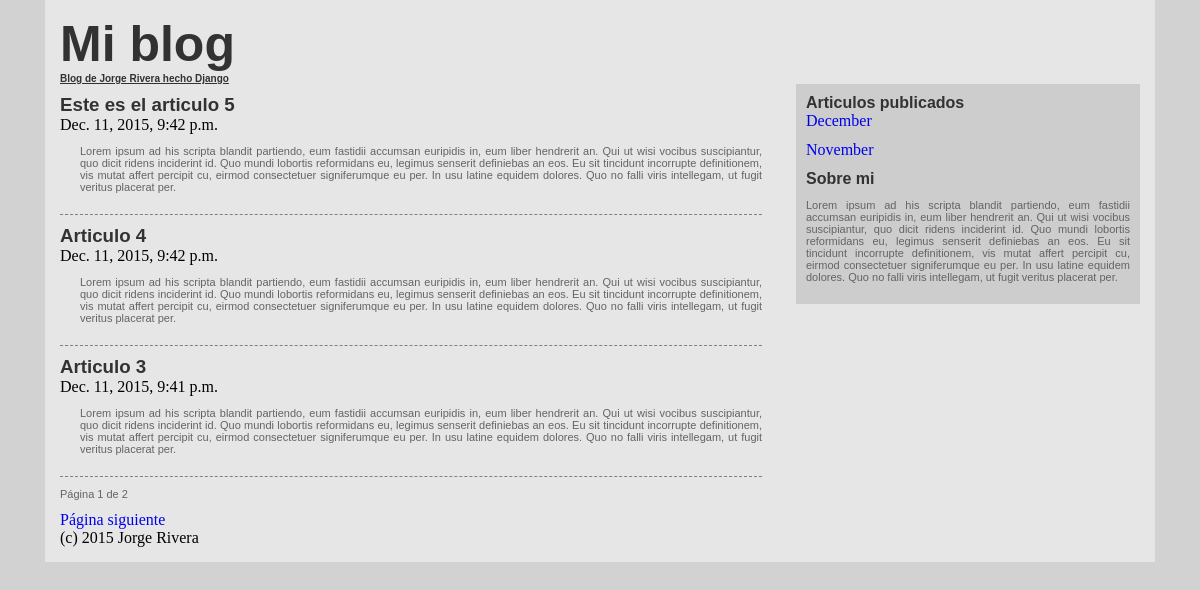
The app's page /main with its own data.
### blog/models.py (models this page shows, shortened)
class Entrada(models.Model):
    titulo = models.CharField(max_length=100)
    contenido = models.TextField()
    fecha = models.DateTimeField(auto_now_add=True)

### blog/views.py (the view)
# urls.py: url(r'main', views.main, name='main'),
def main(request):
    entrada = Entrada.objects.all().order_by("-fecha")
    paginator = Paginator(entrada,3)
    diccionario = {
            'articulos': entrada,
            'usuario': request.user.id,
            'months': mkmonth_lst(),
            'entrada_list': ''
            }
    try: pagina = int(request.GET.get("page", "1"))
    except ValueError: pagina = 1
    try:
        diccionario['articulos'] = paginator.page(pagina)
    except (InvalidPage, EmptyPage):
        diccionario['articulos'] = paginator.page(paginator.num_pages)
    return render_to_response("listado.html", diccionario)

### blog/views.py (called while the page is built)
def mkmonth_lst():
    if not Entrada.objects.count(): return[]
    year, month = time.localtime()[:2]
    first = Entrada.objects.order_by('fecha')[0]
    fyear = first.fecha.year
    fmonth = first.fecha.month
    months = []
    for y in range(year, fyear-1, -1):
        star,end = 12, 0
        if y == year:
            star = month
        if y == fyear:
            end = fmonth-1
        for m in range(star,end, -1):
            months.append((y, m, month_name[m]))
    return months

### blog/templates/listado.html (shortened to what this page needs)
{% extends "estructura.html" %}
{% block contenido %}
    {% for entrada in articulos.object_list %}
    <article>
            <a href="{% url 'blog.views.entrada' entrada.pk %}"><h3>{{ entrada.titulo }}</h3></a>
            <time>{{ entrada.fecha }}</time>
            <p>{{ entrada.contenido }}</p>
    </article>
    {% endfor %}
        <p> Página {{ articulos.number }} de {{ articulos.paginator.num_pages }} </p>
        {% if articulos.has_next %}
        <a href="?page={{ articulos.next_page_number }}">Página siguiente</a>
        {% endif %}
{% endblock contenido %}

### blog/templates/estructura.html (style rules this page uses)
body { margin:0px; padding: 0px; background-color: rgb(210,210,210); }
p { text-align: justify; font-family: sans-serif; font-size: 11px; color:rgb(100,100,100); }
h1,h2,h3,h4 { margin: 0px; padding: 0px; color: rgb(50,50,50); font-family: sans-serif; }
article p { padding-left: 20px; }
article { border-bottom: 1px dashed grey; padding-top: 10px; padding-bottom: 10px }
header a { text-decoration: none; }

### records on screen
Entrada: titulo "Este es el articulo 5", fecha "Dec. 11, 2015, 9:42 p.m.", contenido "Lorem ipsum ad his scripta blandit partiendo, eum fastidii accumsan euripidis in, eum liber hendrerit an. Qui ut wisi vocibus suscipiantur, quo dicit ridens inciderint id. Quo mundi lobortis reformidans eu, legimus senserit definiebas an eos. Eu sit tincidunt incorrupte definitionem, vis mutat affert percipit cu, eirmod consectetuer signiferumque eu per. In usu latine equidem dolores. Quo no falli viris intellegam, ut fugit veritus placerat per."
Entrada: titulo "Articulo 4", fecha "Dec. 11, 2015, 9:42 p.m.", contenido "Lorem ipsum ad his scripta blandit partiendo, eum fastidii accumsan euripidis in, eum liber hendrerit an. Qui ut wisi vocibus suscipiantur, quo dicit ridens inciderint id. Quo mundi lobortis reformidans eu, legimus senserit definiebas an eos. Eu sit tincidunt incorrupte definitionem, vis mutat affert percipit cu, eirmod consectetuer signiferumque eu per. In usu latine equidem dolores. Quo no falli viris intellegam, ut fugit veritus placerat per."
Entrada: titulo "Articulo 3", fecha "Dec. 11, 2015, 9:41 p.m.", contenido "Lorem ipsum ad his scripta blandit partiendo, eum fastidii accumsan euripidis in, eum liber hendrerit an. Qui ut wisi vocibus suscipiantur, quo dicit ridens inciderint id. Quo mundi lobortis reformidans eu, legimus senserit definiebas an eos. Eu sit tincidunt incorrupte definitionem, vis mutat affert percipit cu, eirmod consectetuer signiferumque eu per. In usu latine equidem dolores. Quo no falli viris intellegam, ut fugit veritus placerat per."

### other values on screen
{{ articulos.number }} "1"
{{ articulos.paginator.num_pages }} "2"
{{ month.2 }} "December" "November"
